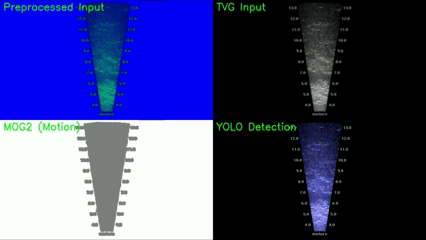
#> input picture images/demo_sonar_pre_pro.gif, 426 x 240 px
$ python -i preprocessing.py   (imports and definitions only)
#> lines starting #> are read from the running program, lines starting #| are printed output that depends on the picture; after the words box and inside, x2 and y2 are one past the last pixel; in counts of white or black regions, pixels touching at a corner belong together
"""
=============================================================
  Sonar Preprocessing Pipelines

  Implements TWO pipelines for direct comparison:

  1. Baseline++ (Kay et al., 2022) — OFFLINE
     - No TVG correction
     - Background: clip mean (needs full clip upfront)
     - Frame diff: absdiff(frame, prev_frame) on raw frames
     - 3-channel: [original, bg_subtracted, frame_diff]
     - Cannot run in real-time — requires future frames

  2. MOG2+TVG (Ours, paper 1369) — ONLINE / REAL-TIME
     - TVG correction first (range-dependent gain)
     - Background: MOG2 adaptive model (online, causal)
     - Frame diff: absdiff on TVG-corrected frames
     - 3-channel: [fg_mask, bg_model, motion_mask]
     - Real-time capable — processes frame-by-frame
     - AUV deployable on ZU104 ARM

  Key thesis argument:
    Baseline++ requires the entire clip to compute mean background.
    Our MOG2+TVG pipeline processes each frame causally —
    suitable for real-time AUV deployment where future frames
    are unavailable.

  Additionally, TVG compensates for range-dependent sonar
  signal attenuation — not present in Baseline++.
=============================================================
"""

import cv2
import numpy as np
from pathlib import Path


# ─────────────────────────────────────────────────────────
#  TVG Helper (shared, unique to our pipeline)
# ─────────────────────────────────────────────────────────
def apply_tvg(frame_gray, slope=0.0005, offset=1e-3, max_db=50.0, attn=0.04):
    h, w      = frame_gray.shape
    x         = np.arange(w, dtype=np.float32)
    range_map = np.tile(x, (h, 1))
    R         = range_map * slope + offset
    tvg_db    = np.clip(20.0 * np.log10(R) + attn * R, 0.0, max_db)
    tvg_lin   = 10.0 ** (tvg_db / 20.0)
    return np.clip(frame_gray.astype(np.float32) * tvg_lin, 0.0, 255.0).astype(np.uint8)


# ─────────────────────────────────────────────────────────
#  Pipeline 1: Baseline++ — OFFLINE
# ─────────────────────────────────────────────────────────
class BaselinePlusPlusPreprocessor:
    """
    Replicates Baseline++ from Kay et al. (2022).

    3-channel output:
      Ch1: Original grayscale frame
      Ch2: Frame - clip_mean  (background subtracted)
      Ch3: absdiff(frame, prev_frame)  (motion)

    OFFLINE — requires full clip to compute clip_mean.
    """

    # [51 lines left out: functions compute_clip_mean, process_frame, process_clip, process_and_save_clip, not called in this run]


# ─────────────────────────────────────────────────────────
#  Pipeline 2: MOG2+TVG (Ours) — ONLINE / REAL-TIME
# ─────────────────────────────────────────────────────────
class MOG2TVGPreprocessor:
    """
    Our preprocessing pipeline from paper 1369.
    Exactly matches training preprocessing code.

    3-channel output:
      Ch1: MOG2 foreground mask    (on TVG-corrected frame)
      Ch2: MOG2 background model   (on TVG-corrected frame)
      Ch3: absdiff(tvg_t, tvg_t-1) (motion on TVG frames)

    ONLINE — causal, frame-by-frame, real-time capable.
    AUV deployable on ZU104 ARM.

    Advantages over Baseline++:
      1. TVG corrects range-dependent attenuation
      2. MOG2 adaptive background handles changing conditions
      3. Causal — no future frame dependency
      4. Real-time on ZU104 ARM
    """

    def __init__(self, mog2_history=30, detect_shadows=True,
                 blur_kernel=(5, 5), tvg_slope=0.0005,
                 tvg_offset=1e-3, tvg_max_db=50.0, tvg_attn=0.04):
        self.blur_kernel    = blur_kernel
        self.tvg_slope      = tvg_slope
        self.tvg_offset     = tvg_offset
        self.tvg_max_db     = tvg_max_db
        self.tvg_attn       = tvg_attn
        self.mog2_history   = mog2_history
        self.detect_shadows = detect_shadows
        self._back_sub      = None
        self._prev_tvg      = None
        self._frame_count   = 0
        self.reset()

    def reset(self):
        """Reset MOG2 state between clips. Does NOT reset between frames."""
        self._back_sub = cv2.createBackgroundSubtractorMOG2(
            history       = self.mog2_history,
            detectShadows = self.detect_shadows,
        )
        self._prev_tvg    = None
        self._frame_count = 0

    def extract_raw_from_baseline_pp(self, frame_bgr):
        """
        Extract original sonar frame from Baseline++ preprocessed image.

        Baseline++ channel order (confirmed empirically):
          Ch1 (B): Nearly black — clipped background subtracted
          Ch2 (G): Mean-subtracted frame offset to positive range
          Ch3 (R): Original grayscale sonar frame  ← we want this

        Returns grayscale original sonar frame as np.uint8.
        """
        return frame_bgr[:, :, 2]   # Ch3 = R channel = original

    def process_from_baseline_pp(self, baseline_pp_bgr):
        """
        Process a Baseline++ preprocessed image through our MOG2+TVG pipeline.

        Extracts original sonar frame from Ch3, then applies
        TVG + MOG2 exactly as in paper 1369 training.

        Use this for Channel train/test images which are
        already Baseline++ preprocessed.

        Parameters
        ----------
        baseline_pp_bgr : np.uint8 BGR image loaded from Baseline++ dataset

        Returns
        -------
        output : np.uint8 BGR 3-channel MOG2+TVG preprocessed image
        """
        # Extract original sonar frame from Ch3
        original_gray = self.extract_raw_from_baseline_pp(baseline_pp_bgr)

        # Wrap as BGR for process_frame (which converts to gray internally)
        gray_as_bgr = cv2.cvtColor(original_gray, cv2.COLOR_GRAY2BGR)
        return self.process_frame(gray_as_bgr)

    def process_path_baseline_pp(self, img_path):
        """Load Baseline++ image from path and process through MOG2+TVG."""
#> called with img_path = '../images/demo_sonar_pre_pro.gif'
        frame = cv2.imread(str(img_path))
#> frame is the input picture: shape (240, 426, 3); mean B, G, R 119.1, 66, 62.2
        if frame is None:
            raise FileNotFoundError(f"Cannot read: {img_path}")
        return self.process_from_baseline_pp(frame)
#> in extract_raw_from_baseline_pp, `return frame_bgr[:, :, 2]`:
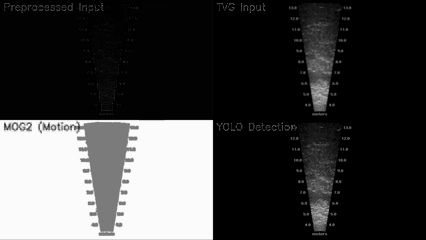
#> returned value: shape (240, 426); min 0, max 251, mean 62.2

    # [24 lines left out: functions process_clip_baseline_pp, process_and_save_clip_baseline_pp, not called in this run]

    def process_frame(self, frame_bgr):
        """
        Process single frame. Maintains MOG2 state across calls.
        Exactly matches paper 1369 training code.
        """
        self._frame_count += 1

        # Blur + grayscale
        blurred   = cv2.GaussianBlur(frame_bgr, self.blur_kernel, 0)
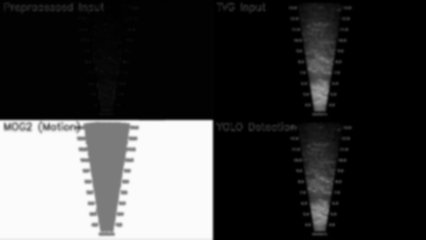
#> blurred: shape (240, 426, 3); min 0, max 251, mean 62.2
        gray      = cv2.cvtColor(blurred, cv2.COLOR_BGR2GRAY)

        # TVG — unique to our pipeline
        tvg_frame = apply_tvg(gray, self.tvg_slope, self.tvg_offset,
                              self.tvg_max_db, self.tvg_attn)
#> in apply_tvg, `tvg_db    = np.clip(20.0 * np.log10(R) + attn * R, 0.0, max_db)`:
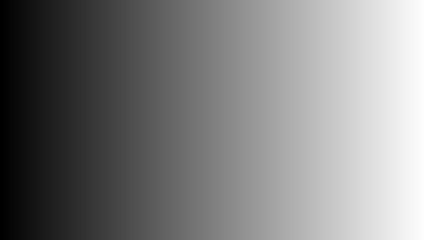
#> R: shape (240, 426) float32; min 0.001, max 0.214, mean 0.107; drawn with min black and max white

        # Ch1: MOG2 foreground mask
        fg_mask  = self._back_sub.apply(tvg_frame)
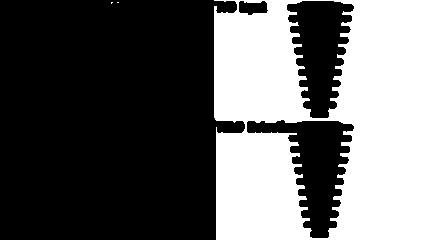
#> fg_mask: shape (240, 426); values 127 (black) and 255 (white), 38.5% white; 3 white regions (2 under 20 px), largest, box (x1, y1, x2, y2) and area: (214, 0, 426, 240) 39363

        # Ch2: MOG2 background model
        bg_model = self._back_sub.getBackgroundImage()
        if bg_model is None:
            bg_model = np.zeros_like(tvg_frame)
        if len(bg_model.shape) == 3:
            bg_model = cv2.cvtColor(bg_model, cv2.COLOR_BGR2GRAY)

        # Ch3: Frame difference on TVG frames
        motion_mask = cv2.absdiff(tvg_frame, self._prev_tvg) \
                      if self._prev_tvg is not None \
                      else np.zeros_like(tvg_frame)
#> motion_mask: shape (240, 426); every value is 0

        self._prev_tvg = tvg_frame.copy()

        return cv2.merge([fg_mask, bg_model, motion_mask])
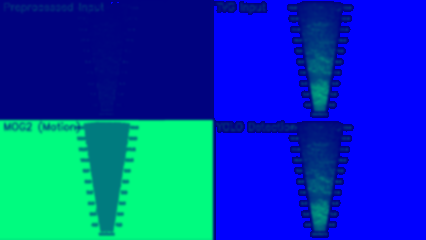
#> returned value: shape (240, 426, 3); mean of channels 0, 1, 2 176.3, 62.2, 0; drawn as B, G, R

    # [24 lines left out: functions process_path, process_clip, process_and_save_clip, not called in this run]


# ─────────────────────────────────────────────────────────
#  Dataset-level batch processor
# ─────────────────────────────────────────────────────────
class DatasetPreprocessor:
    """
    Applies either pipeline to a full dataset.
    Groups images into sequences and processes each as a clip.

    Usage:
        dp = DatasetPreprocessor(pipeline="mog2tvg")
        dp.process_dataset(
            images_dir = "cfc_channel_raw/train",
            output_dir = "daod/target_preprocessed/train",
        )
    """

    # [98 lines left out: functions __init__, process_dataset, compare_pipelines, not called in this run]


# ─────────────────────────────────────────────────────────
#  Quick test
# ─────────────────────────────────────────────────────────
# [46 lines not run here, left out]

>>> result = MOG2TVGPreprocessor().process_path_baseline_pp('../images/demo_sonar_pre_pro.gif')
